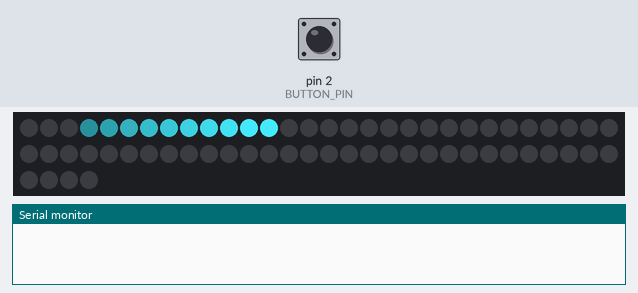
Recording of a sketch running on a simulated Arduino Uno, built with avr-gcc and run on an emulated ATmega328P. Shown: 64 RGB LEDs in strip order, left to right, continuing on the next row, the last lines printed to the serial monitor. The inputs (shaded band) are chosen by the test bench; at power-on: pin 2 (BUTTON_PIN) HIGH.

Above: at 1.29 s.
1.3 s: pin 2 (BUTTON_PIN) pulled LOW for 0.15 s
At 2.54 s:
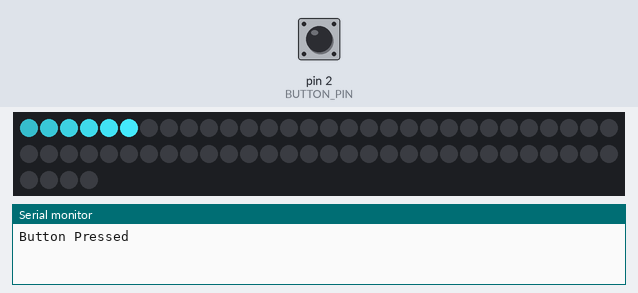
3.1 s: pin 2 (BUTTON_PIN) pulled LOW for 1 s
At 3.36 s:
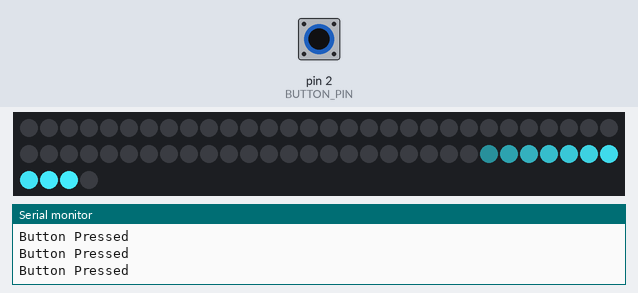
5.6 s: pin 2 (BUTTON_PIN) pulled LOW for 0.15 s
At 8.23 s:
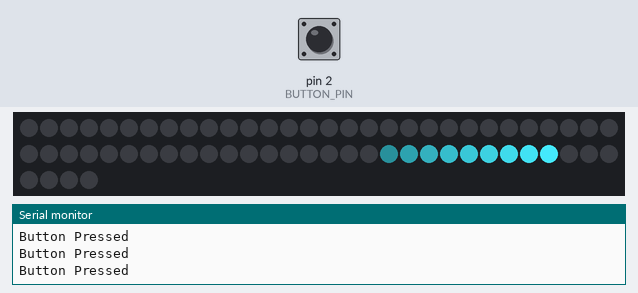
8.7 s: pin 2 (BUTTON_PIN) pulled LOW for 1 s
At 8.96 s:
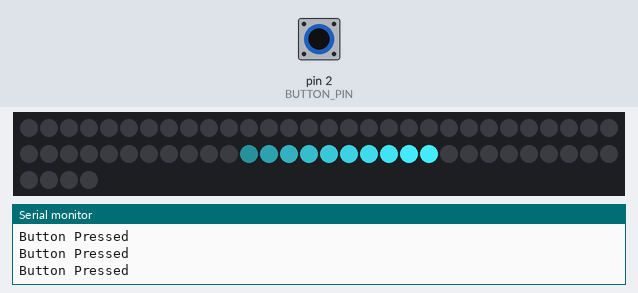

The sketch:

code.ino
```cpp
#include <Adafruit_NeoPixel.h>

#define PIN            3
#define NUM_PIXELS     64
#define DELAY_TIME     100
#define TRAIL_LENGTH   10
#define BUTTON_PIN      2

Adafruit_NeoPixel strip(NUM_PIXELS, PIN, NEO_GRB + NEO_KHZ800);

int snakePos = 0;
int tailPos = -1;
bool direction = true;

unsigned long lastButtonPress = 0;
unsigned long debounceDelay = 200;

void setup() {
  strip.begin();
  strip.show();
  pinMode(BUTTON_PIN, INPUT_PULLUP);
  Serial.begin(9600);
}

void loop() {
  strip.clear();
  strip.setPixelColor(snakePos, strip.Color(66, 227, 245));

  if (tailPos != -1) {
    for (int i = 0; i < TRAIL_LENGTH; i++) {
      int trailIndex = tailPos - i;
      if (trailIndex >= 0 && trailIndex < NUM_PIXELS) {
        int brightness = map(i, 0, TRAIL_LENGTH - 1, 255, 0);
        strip.setPixelColor(trailIndex, strip.Color(66 * brightness / 255, 227 * brightness / 255, 245 * brightness / 255));
      }
    }
  }

  strip.show();

  if (direction) {
    tailPos = snakePos;
    snakePos++;

    if (snakePos >= NUM_PIXELS) {
      snakePos = 0;
      tailPos = -1;
    }
  } else {
    tailPos = snakePos;
    snakePos--;

    if (snakePos < 0) {
      snakePos = NUM_PIXELS - 1;
      tailPos = -1;
    }
  }

  if (digitalRead(BUTTON_PIN) == LOW && (millis() - lastButtonPress) > debounceDelay) {
    direction = !direction;
    lastButtonPress = millis();
    Serial.println("Button Pressed");
  }

  delay(DELAY_TIME);
}
```
